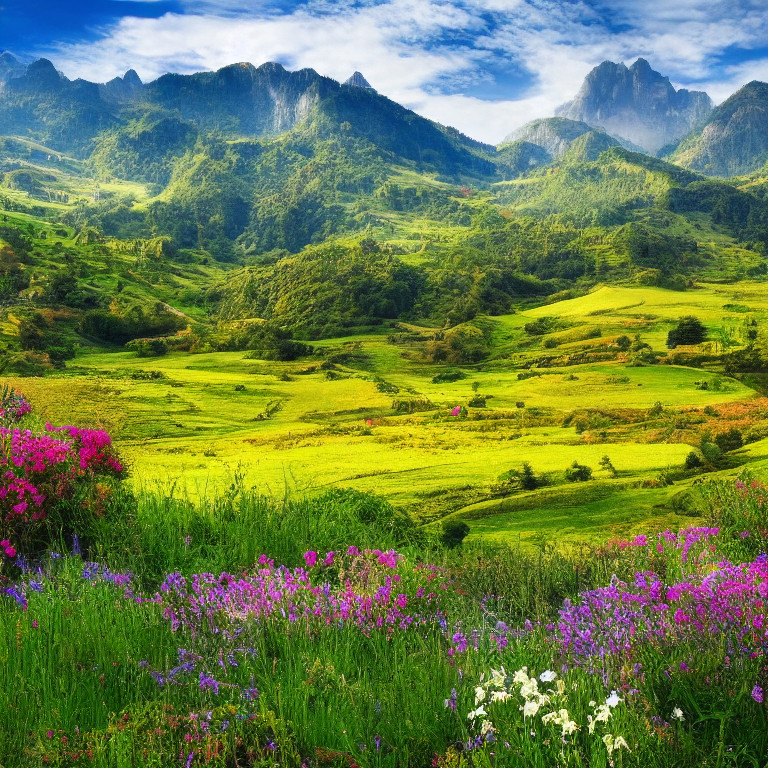
#> input picture src/img1.png, 768 x 768 px
$ python xor_two_images.py ../src/img1.png ../src/img2.png ../src/img2.png
#> lines starting #> are read from the running program, lines starting #| are printed output that depends on the picture
#!/usr/bin/env python3
# -*- coding: utf-8 -*-

##-Imports
from sys import argv
from sys import exit as sysexit

from PIL import Image

##-Util

##-Main
# [10 lines left out: function xor, not called in this run]

def xor_image(fn_in_1: str, fn_in_2: str, fn_out: str, transparency=False) -> None:
    '''
    Xor two images and saves the result in a new image.
    Can deal with transparency.

    - fn_in_1 : the first image to xor ;
    - fn_in_2 : the second image to xor ;
    - fn_out  : where to write the result.
    '''
#> called with fn_in_1 = '../src/img1.png', fn_in_2 = '../src/img2.png', fn_out = '../src/img2.png', transparency = False

    #---Opening images
    im_1 = Image.open(fn_in_1)
#> im_1 is the input picture: PIL image 768x768 RGB; mean R, G, B 105.9, 126.1, 74
    im_2 = Image.open(fn_in_2)
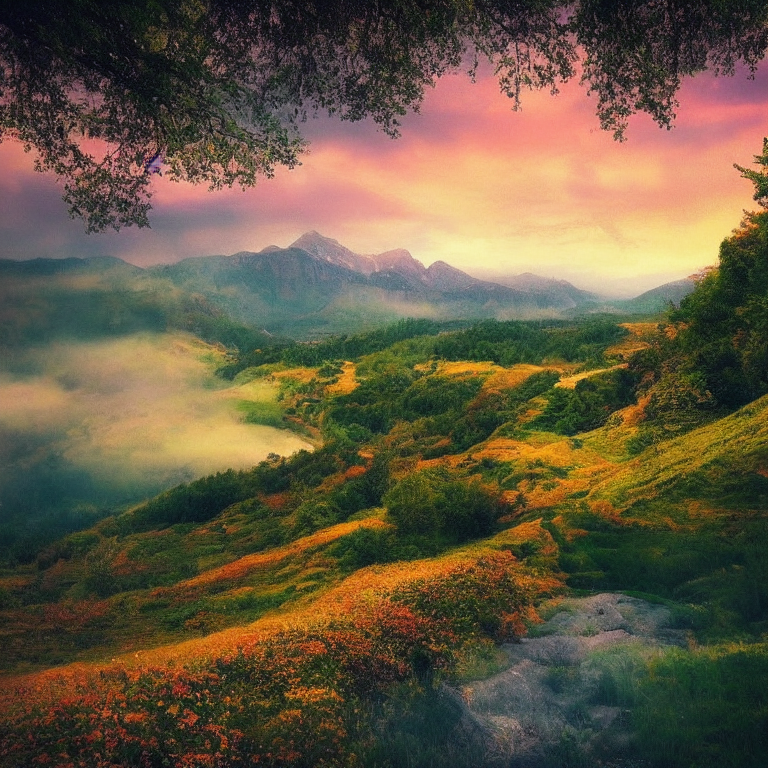
#> input picture src/img2.png, 768 x 768 px
#> im_2 is the input picture: PIL image 768x768 RGB; mean R, G, B 101.5, 88.9, 67
    pix_1 = im_1.load()
    pix_2 = im_2.load()

    #---Getting min size and creating image to save result
    enc_size = (min(im_1.size[0], im_2.size[0]), min(im_1.size[1], im_2.size[1]))
#> enc_size = (768, 768)
    if transparency:
        enc_img = Image.new('RGBA', enc_size)
    else:
        enc_img = Image.new('RGB', enc_size)
#> enc_img: PIL image 768x768 RGB; every value is 0

    enc_pix = enc_img.load()

    #---Xoring each pixel
    for i in range(enc_size[0]):
        for j in range(enc_size[1]):
            try:
                r1, g1, b1, t1 = pix_1[i, j]
                r2, g2, b2, t2 = pix_2[i, j]

            except ValueError:
                r1, g1, b1 = pix_1[i, j]
                r2, g2, b2 = pix_2[i, j]

                t1 = 255
                t2 = 255

            if transparency:
                enc_pix[i, j] = (r1 ^ r2, g1 ^ g2, b1 ^ b2, t1)
            else:
                enc_pix[i, j] = (r1 ^ r2, g1 ^ g2, b1 ^ b2)

    #---Writing result
    # enc_img.show()
    enc_img.save(fn_out)
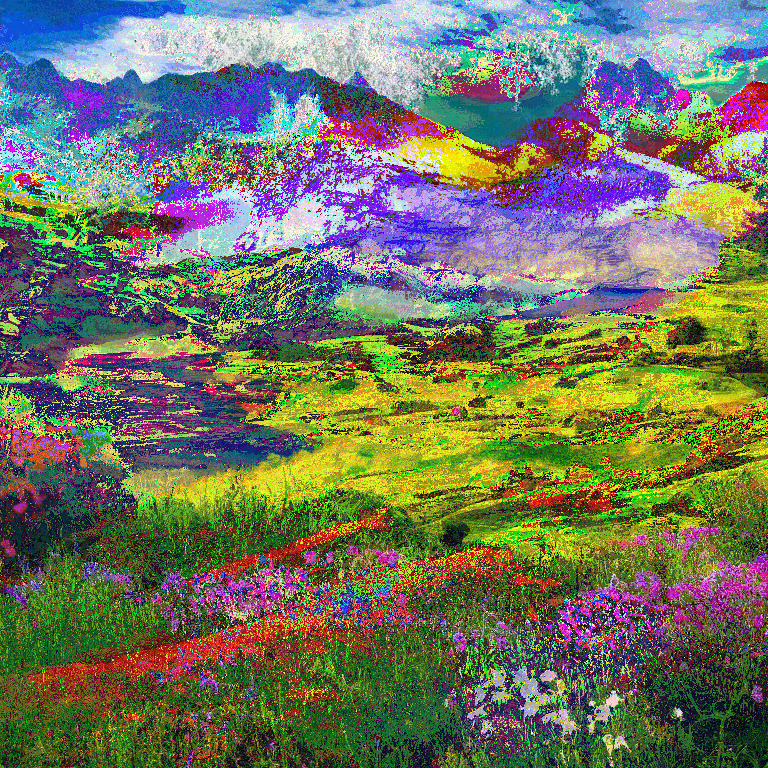
#> saved as img2.png: PIL image 768x768 RGB; mean R, G, B 113.1, 117.1, 96.9

# [31 lines left out: function xor_image_simple, not called in this run]

##-Run
if __name__ == '__main__':
    if len(argv) < 4:
        print(f'Usage: {argv[0]} fn_in_1 fn_in_2 fn_out')
        sysexit()

    xor_image(argv[1], argv[2], argv[3])
